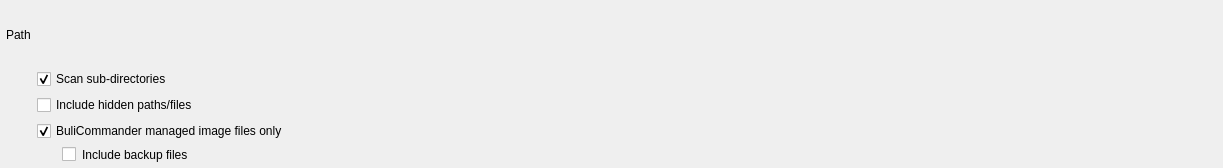
<?xml version="1.0" encoding="UTF-8"?>
<ui version="4.0">
 <class>Form</class>
 <widget class="QWidget" name="Form">
  <property name="geometry">
   <rect>
    <x>0</x>
    <y>0</y>
    <width>1223</width>
    <height>168</height>
   </rect>
  </property>
  <property name="windowTitle">
   <string>Form</string>
  </property>
  <layout class="QGridLayout" name="gridLayout">
   <property name="leftMargin">
    <number>6</number>
   </property>
   <property name="topMargin">
    <number>6</number>
   </property>
   <property name="rightMargin">
    <number>6</number>
   </property>
   <property name="bottomMargin">
    <number>6</number>
   </property>
   <item row="0" column="2">
    <widget class="BCWPathBar" name="bcwpbBasicPath">
     <property name="sizePolicy">
      <sizepolicy hsizetype="Preferred" vsizetype="Minimum">
       <horstretch>0</horstretch>
       <verstretch>0</verstretch>
      </sizepolicy>
     </property>
     <property name="toolTip">
      <string>Define path in which search for image files will be made</string>
     </property>
     <property name="frameShape">
      <enum>QFrame::NoFrame</enum>
     </property>
     <property name="frameShadow">
      <enum>QFrame::Raised</enum>
     </property>
    </widget>
   </item>
   <item row="0" column="0">
    <widget class="QLabel" name="label_2">
     <property name="sizePolicy">
      <sizepolicy hsizetype="Maximum" vsizetype="Minimum">
       <horstretch>0</horstretch>
       <verstretch>0</verstretch>
      </sizepolicy>
     </property>
     <property name="text">
      <string>Path</string>
     </property>
    </widget>
   </item>
   <item row="1" column="2">
    <widget class="QCheckBox" name="cbSubDirScan">
     <property name="sizePolicy">
      <sizepolicy hsizetype="Minimum" vsizetype="Fixed">
       <horstretch>0</horstretch>
       <verstretch>0</verstretch>
      </sizepolicy>
     </property>
     <property name="toolTip">
      <string>When checked, sub-directories will also be parsed to search image files</string>
     </property>
     <property name="text">
      <string>Scan sub-directories</string>
     </property>
     <property name="checked">
      <bool>true</bool>
     </property>
    </widget>
   </item>
   <item row="3" column="2">
    <widget class="QCheckBox" name="cbManagedFilesOnlyScan">
     <property name="toolTip">
      <string>&lt;html&gt;&lt;head/&gt;&lt;body&gt;&lt;p&gt;When checked, only image files that are managed by BuliCommander are searched in directory &lt;/p&gt;&lt;p&gt;&lt;span style=&quot; font-style:italic;&quot;&gt;This pre-filter is based on image file extension and can speed-up search&lt;/span&gt;&lt;/p&gt;&lt;/body&gt;&lt;/html&gt;</string>
     </property>
     <property name="text">
      <string>BuliCommander managed image files only</string>
     </property>
     <property name="checked">
      <bool>true</bool>
     </property>
    </widget>
   </item>
   <item row="2" column="2">
    <widget class="QCheckBox" name="cbHiddenFilesScan">
     <property name="toolTip">
      <string>&lt;html&gt;&lt;head/&gt;&lt;body&gt;&lt;p&gt;When checked, hidden paths and files are included in search&lt;/p&gt;&lt;/body&gt;&lt;/html&gt;</string>
     </property>
     <property name="text">
      <string>Include hidden paths/files</string>
     </property>
    </widget>
   </item>
   <item row="4" column="2">
    <widget class="QCheckBox" name="cbManagedFilesBackupScan">
     <property name="toolTip">
      <string>&lt;html&gt;&lt;head/&gt;&lt;body&gt;&lt;p&gt;When checked, managed files search will also include backups files&lt;/p&gt;&lt;p&gt;&lt;span style=&quot; font-style:italic;&quot;&gt;This pre-filter is based on image file extension and can speed-up search&lt;/span&gt;&lt;/p&gt;&lt;/body&gt;&lt;/html&gt;</string>
     </property>
     <property name="styleSheet">
      <string notr="true">padding-left: 25px</string>
     </property>
     <property name="text">
      <string>Include backup files</string>
     </property>
    </widget>
   </item>
  </layout>
 </widget>
 <customwidgets>
  <customwidget>
   <class>BCWPathBar</class>
   <extends>QFrame</extends>
   <header>bulicommander.bc.bcwpathbar</header>
   <container>1</container>
  </customwidget>
 </customwidgets>
 <resources/>
 <connections/>
</ui>
